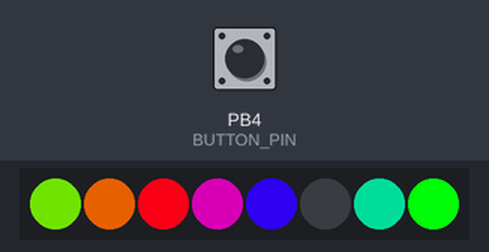
The sketch below on a simulated ATtiny85, built with avr-gcc and run on an emulated ATtiny85. Parts: 8 RGB LEDs in strip order, left to right. Inputs (shaded band) come from the test bench; at power-on: PB4 (BUTTON_PIN) LOW. Random numbers use the default seed unless the sketch sets one.

Above: at 1.2 s.
1.3 s: PB4 (BUTTON_PIN) pulled HIGH for 3.2 s
At 4.3 s:
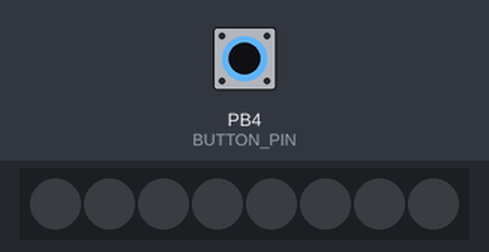
5.1 s: PB4 (BUTTON_PIN) pulled HIGH for 1 s
6.7 s: PB4 (BUTTON_PIN) pulled HIGH for 0.15 s
7.4 s: PB4 (BUTTON_PIN) pulled HIGH for 3.2 s
At 7.44 s:
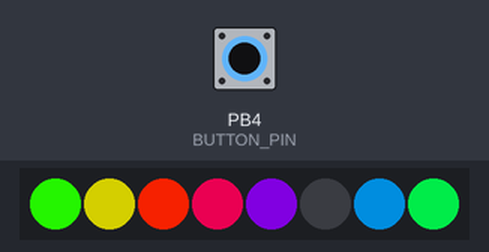
11.2 s: PB4 (BUTTON_PIN) pulled HIGH for 3.2 s
At 13.42 s:
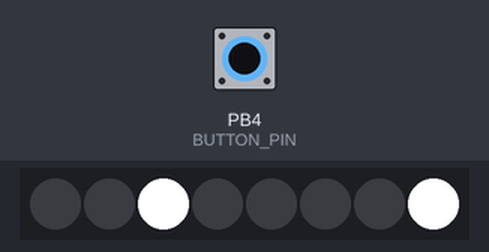
15.0 s: PB4 (BUTTON_PIN) pulled HIGH for 1 s
At 15.63 s:
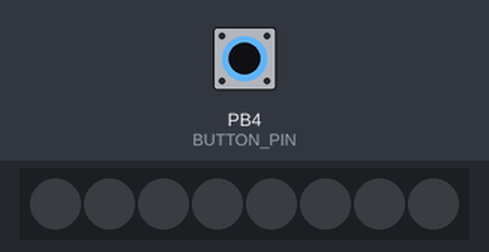
Timing chart, 0 to 21.8 s (numbered marks = the images above; inputs shaded):
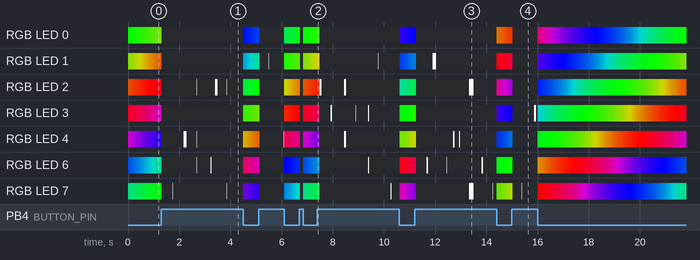

The sketch:

exclamation_point.ino
```cpp
// ATTINY85
#include <Adafruit_NeoPixel.h>
#ifdef __AVR__
  #include <avr/power.h>
#endif

const int LED_PIN = 3; // use blue numbers on this page for reference: https://web.archive.org/web/20170803023943/https://learn.sparkfun.com/tutorials/tiny-avr-programmer-hookup-guide/attiny85-use-hints
const int NUMBER_OF_LEDS = 8;

Adafruit_NeoPixel strip = Adafruit_NeoPixel(NUMBER_OF_LEDS, LED_PIN, NEO_GRB + NEO_KHZ800); // AT TINY 85

const int BUTTON_PIN = 4; // use blue numbers on this page for reference: https://web.archive.org/web/20170803023943/https://learn.sparkfun.com/tutorials/tiny-avr-programmer-hookup-guide/attiny85-use-hints
int button_state = 0;

int speed_delay = 40; // ms to delay color change

void setup() {
  strip.begin();
  strip.show(); // Initialize all pixels to 'off'

  pinMode(BUTTON_PIN, INPUT);

}

void loop() {
  uint16_t i, j;
  byte *c;


  for(j=0; j<256; j++) {
    button_state = digitalRead(BUTTON_PIN); // HIGH or LOW

    for(i=0; i< NUMBER_OF_LEDS; i++) {
      if (i == 5) { continue; } // keep this pixel dark since it's under tape

      if (button_state == HIGH) {
         // STROBE!!!!!

        if (random(0,100) <= 5) {
          strip.setPixelColor(i, 255, 255, 255);
        } else {
          strip.setPixelColor(i, 0,0,0);
        }

        speed_delay = 20;

      } else {
        c = Wheel(((i * 256 / NUMBER_OF_LEDS-1) + j) & 255);

        speed_delay = 40;
        strip.setPixelColor(i, *c, *(c+1), *(c+2));

      }


    }
    strip.show();
    delay(speed_delay);
  }
}

byte * Wheel(byte WheelPos) {
  static byte c[3];

  if(WheelPos < 85) {
     c[0]=WheelPos * 3;
     c[1]=255 - WheelPos * 3;
     c[2]=0;
  } else if(WheelPos < 170) {
     WheelPos -= 85;
     c[0]=255 - WheelPos * 3;
     c[1]=0;
     c[2]=WheelPos * 3;
  } else {
     WheelPos -= 170;
     c[0]=0;
     c[1]=WheelPos * 3;
     c[2]=255 - WheelPos * 3;
  }

  return c;
}
```

Measured:
- what the display in image 4 shows lasts 0.5 s, from 15.4 s to 15.9 s
